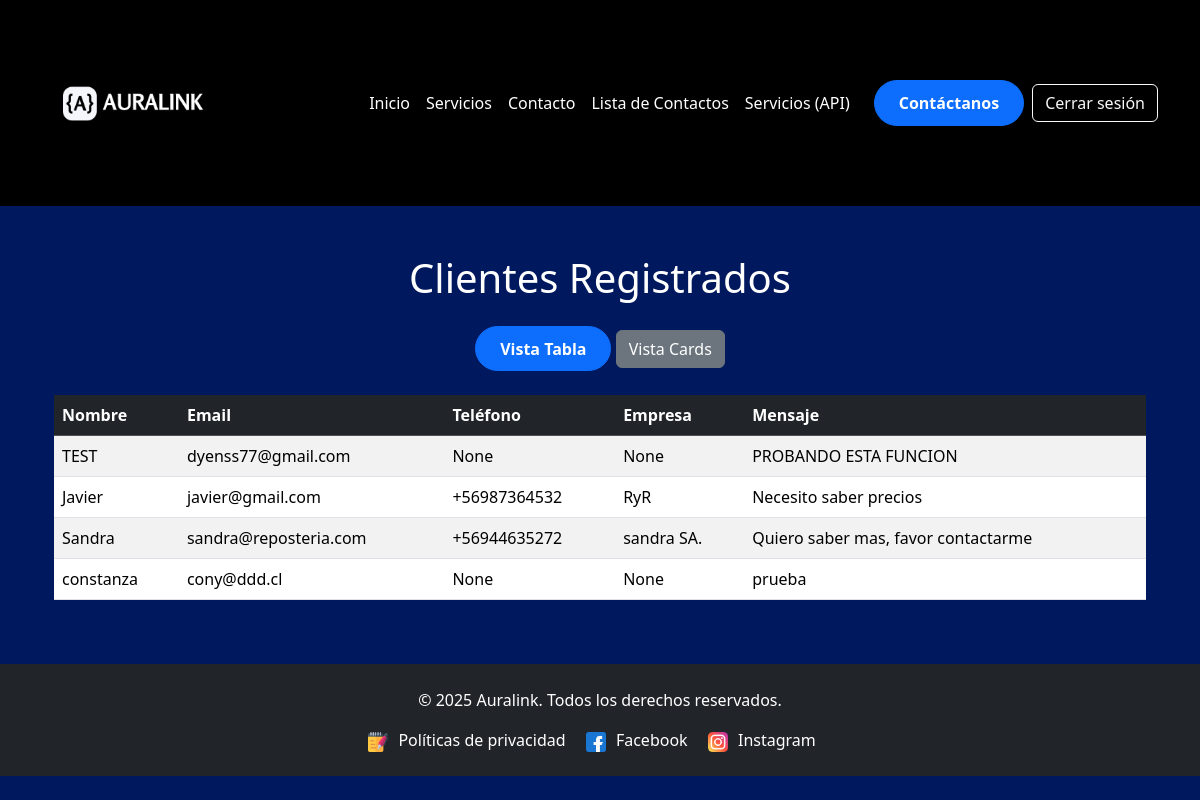
/lista_contactos/ (signed in), run on the app's committed database.
### core/models.py (models this page shows, shortened)
class Contacto(models.Model):
    nombre = models.CharField(max_length=100)
    email = models.EmailField()
    mensaje = models.TextField()
    empresa = models.CharField(max_length=100, blank=True, null=True)
    telefono = models.CharField(max_length=20, blank=True, null=True)

### core/views.py (the view)
# urls.py: path('lista_contactos/', views.lista_contactos, name='lista_contactos'),
@login_required
def lista_contactos(request):
    contactos = Contacto.objects.all()  # Trae todos los contactos de la DB
    contexto = {
        'contactos': contactos
    }
    return render(request, 'core/lista_contactos.html', contexto)

### core/templates/core/lista_contactos.html (shortened to what this page needs)
{% extends 'core/base.html' %}
{% load static %}
{% block content %}
<div class="container mt-5">
    <h1 class="text-center mb-4">Clientes Registrados</h1>
    <div class="text-center mb-4">
        <button id="btnTabla" class="btn btn-primary">Vista Tabla</button>
        <button id="btnCards" class="btn btn-secondary">Vista Cards</button>
    </div>
    <div id="vistaTabla" class="table-responsive">
        <table class="table table-striped table-hover">
            <thead class="table-dark">
                <tr>
                    <th scope="col">Nombre</th>
                    <th scope="col">Email</th>
                    <th scope="col">Teléfono</th>
                    <th scope="col">Empresa</th>
                    <th scope="col">Mensaje</th>
                </tr>
            </thead>
            <tbody>
                {% for contacto in contactos %}
                <tr>
                    <td>{{ contacto.nombre }}</td>
                    <td>{{ contacto.email }}</td>
                    <td>{{ contacto.telefono }}</td>
                    <td>{{ contacto.empresa }}</td>
                    <td>{{ contacto.mensaje }}</td>
                </tr>
                {% empty %}
                <tr>
                    <td colspan="5" class="text-center">No hay contactos registrados.</td>
                </tr>
                {% endfor %}
            </tbody>
        </table>
    </div>
</div>
{% endblock %}

### core/static/core/style.css (style rules this page uses)
body { font-family: 'Segoe UI', Tahoma, Geneva, Verdana, sans-serif; background-color: #00195e !important; color: #ffffff; }
.btn-primary { border-radius: 50px; padding: 0.6rem 1.5rem; font-weight: bold; }

### data on the page
Contacto: nombre "TEST", email "dyenss77@gmail.com", telefono "None", empresa "None", mensaje "PROBANDO ESTA FUNCION"
Contacto: nombre "Javier", email "javier@gmail.com", telefono "+56987364532", empresa "RyR", mensaje "Necesito saber precios"
Contacto: nombre "Sandra", email "sandra@reposteria.com", telefono "+56944635272", empresa "sandra SA.", mensaje "Quiero saber mas, favor contactarme"
Contacto: nombre "constanza", email "cony@ddd.cl", telefono "None", empresa "None", mensaje "prueba"
